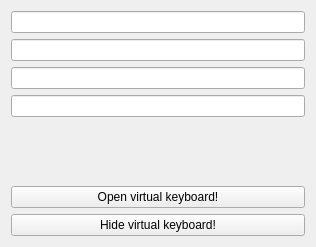
<?xml version="1.0" encoding="UTF-8"?>
<ui version="4.0">
 <class>Tester</class>
 <widget class="QWidget" name="Tester">
  <property name="geometry">
   <rect>
    <x>0</x>
    <y>0</y>
    <width>316</width>
    <height>247</height>
   </rect>
  </property>
  <property name="windowTitle">
   <string>QLineEdit virtual keyboard Example</string>
  </property>
  <layout class="QGridLayout" name="gridLayout_2">
   <item row="0" column="0">
    <layout class="QGridLayout" name="gridLayout">
     <item row="0" column="0">
      <layout class="QVBoxLayout" name="verticalLayout">
       <item>
        <layout class="QVBoxLayout" name="verticalLayout_2">
         <item>
          <widget class="QLineEdit" name="lineEdit_2"/>
         </item>
         <item>
          <widget class="QLineEdit" name="lineEdit_3"/>
         </item>
         <item>
          <widget class="QLineEdit" name="lineEdit_4"/>
         </item>
        </layout>
       </item>
       <item>
        <widget class="QLineEdit" name="lineEdit"/>
       </item>
       <item>
        <spacer name="verticalSpacer">
         <property name="orientation">
          <enum>Qt::Vertical</enum>
         </property>
         <property name="sizeHint" stdset="0">
          <size>
           <width>20</width>
           <height>40</height>
          </size>
         </property>
        </spacer>
       </item>
      </layout>
     </item>
     <item row="2" column="0">
      <widget class="QPushButton" name="pushButton">
       <property name="text">
        <string>Open virtual keyboard!</string>
       </property>
      </widget>
     </item>
     <item row="3" column="0">
      <widget class="QPushButton" name="pushButton_2">
       <property name="text">
        <string>Hide virtual keyboard!</string>
       </property>
      </widget>
     </item>
    </layout>
   </item>
  </layout>
 </widget>
 <layoutdefault spacing="6" margin="11"/>
 <resources/>
 <connections/>
</ui>
